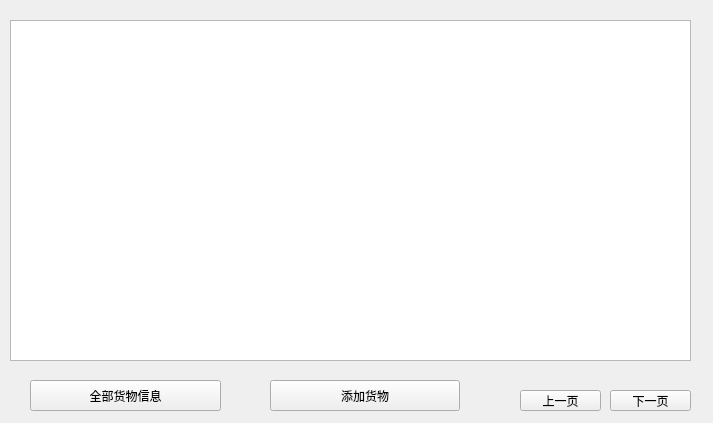
<?xml version="1.0" encoding="UTF-8"?>
<ui version="4.0">
 <class>CargoInformation</class>
 <widget class="QWidget" name="CargoInformation">
  <property name="geometry">
   <rect>
    <x>0</x>
    <y>0</y>
    <width>713</width>
    <height>423</height>
   </rect>
  </property>
  <property name="windowTitle">
   <string>Form</string>
  </property>
  <widget class="QTableView" name="tableView">
   <property name="geometry">
    <rect>
     <x>10</x>
     <y>20</y>
     <width>681</width>
     <height>341</height>
    </rect>
   </property>
   <property name="name" stdset="0">
    <string>DisplayBox</string>
   </property>
  </widget>
  <widget class="QPushButton" name="nextButton">
   <property name="geometry">
    <rect>
     <x>610</x>
     <y>390</y>
     <width>81</width>
     <height>21</height>
    </rect>
   </property>
   <property name="text">
    <string>下一页</string>
   </property>
   <property name="PushButton" stdset="0">
    <string/>
   </property>
   <property name="name" stdset="0">
    <string>PushButton</string>
   </property>
  </widget>
  <widget class="QPushButton" name="wholeButton">
   <property name="geometry">
    <rect>
     <x>30</x>
     <y>380</y>
     <width>191</width>
     <height>31</height>
    </rect>
   </property>
   <property name="sizePolicy">
    <sizepolicy hsizetype="Expanding" vsizetype="Expanding">
     <horstretch>0</horstretch>
     <verstretch>0</verstretch>
    </sizepolicy>
   </property>
   <property name="text">
    <string>全部货物信息</string>
   </property>
  </widget>
  <widget class="QPushButton" name="previousButton">
   <property name="geometry">
    <rect>
     <x>520</x>
     <y>390</y>
     <width>81</width>
     <height>21</height>
    </rect>
   </property>
   <property name="text">
    <string>上一页</string>
   </property>
   <property name="PushButton" stdset="0">
    <string/>
   </property>
   <property name="name" stdset="0">
    <string>PushButton</string>
   </property>
  </widget>
  <widget class="QPushButton" name="addButton">
   <property name="enabled">
    <bool>true</bool>
   </property>
   <property name="geometry">
    <rect>
     <x>270</x>
     <y>380</y>
     <width>190</width>
     <height>31</height>
    </rect>
   </property>
   <property name="sizePolicy">
    <sizepolicy hsizetype="Expanding" vsizetype="Expanding">
     <horstretch>0</horstretch>
     <verstretch>0</verstretch>
    </sizepolicy>
   </property>
   <property name="text">
    <string>添加货物</string>
   </property>
  </widget>
 </widget>
 <resources/>
 <connections/>
</ui>
